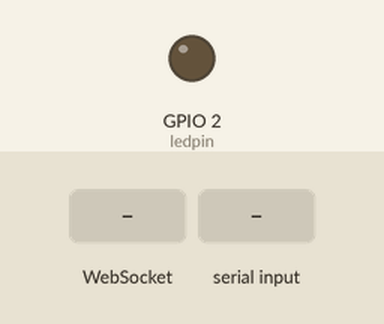
This sketch was run on a simulated ESP8266 (NodeMCU). On the bench: output pins drawn as LEDs (lit = HIGH). The test bench sets the inputs (shaded band). WiFi joins after 1.5 s; servers stay silent unless stated; what the sketch prints to the serial monitor is not drawn.

Above: at 2.7 s.
2.8 s: WebSocket text "*" received
At 3.7 s:
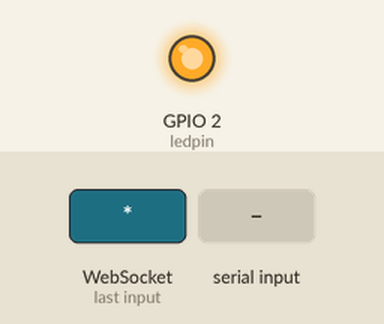
4.3 s: "*\n" received over Serial
Timing chart, 0 to 7.3 s (numbered marks = the images above; inputs shaded):
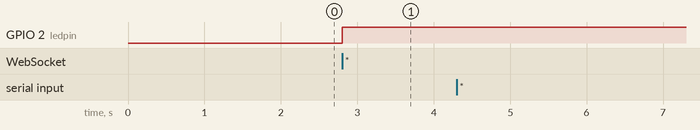

Measured:
- after the input at 2.8 s, GPIO 2 (ledpin): LOW → HIGH at once
- after the input at 4.3 s, every drawn part: stays the same

The sketch:

Websockets_Nodemcu.ino
```cpp
#include<ESP8266WiFi.h>
#include<ESP8266WebServer.h>
#include<WebSocketsServer.h>

int state=0;
int ledpin = LED_BUILTIN;
ESP8266WebServer server;
WebSocketsServer webSocket = WebSocketsServer(81);
char *ssid = "Sudhar..!";
char *password = "ni6ga2rd";
char webpage[] PROGMEM = R"=====(
<html>
<head>
  <script>
    var Socket;
    function init()
    {
      Socket = new WebSocket('ws://' + window.location.hostname + ':81/');
      Socket.onmessage = function(event)
      {
        document.getElementById("rxConsole").value += event.data;
      }
    }
    function sendText()
    {
      Socket.send(document.getElementById("txBar").value);
      document.getElementbyId("txBar").value="";
    }
    function sendBrightness()
    {
      Socket.send("*" + document.getElementById("brightness").value);
      document.getElementbyId("txBar").value="";
    }
  </script>
<body onload="javascript:init()">
<div>
    <textarea id = "rxConsole"> </textarea>
</div>
<hr/>
<div>
  <input type ="text" id="txBar" onkeydown="if(event.keyCode==13) sendText();"/>
</div>
<hr/>
<div>
  <input type ="range" min =0 max = 1023 value=512 id="brightness" oninput="sendBrightness();" />
</div>
</body>
</html>
)=====";
void setup()
{
  pinMode(ledpin,OUTPUT);
  WiFi.begin(ssid,password);
  Serial.begin(9600);
  while(WiFi.status() !=WL_CONNECTED)
  {
    Serial.print(".");
    delay(500);
  }
  Serial.println("IP address:");
  Serial.print(WiFi.localIP());

  server.on("/",[](){
    server.send_P(200,"text/html",webpage);
    });
  server.begin();
  webSocket.begin();
  webSocket.onEvent(webSocketEvent);
}
void webSocketEvent(uint8_t num,WStype_t type,uint8_t *payload,size_t length)
{
  if(payload[0] == '*')
  {
    uint16_t brightness = (uint16_t) strtol((const char*)&payload[1],NULL,10);
    analogWrite(ledpin,1024-brightness);
    Serial.println(brightness);
  }
  else if(type == WStype_TEXT)
  {
    for(int i=0;i<length;i++)
    {
      Serial.print((char)payload[i]);
    }
    Serial.println();
  }

}
void loop()
{
  server.handleClient();
  webSocket.loop();
  if(Serial.available()>0)
  {
    char c[] = {(char) Serial.read()};
    webSocket.broadcastTXT(c,sizeof(c));
    Serial.println("broadcasted");
  }
}
```
